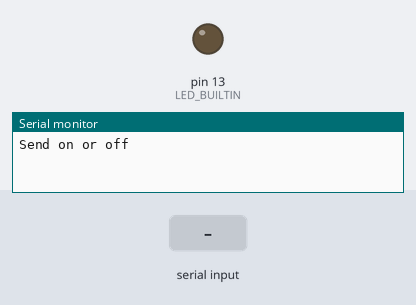
The sketch below on a simulated Arduino Nano, built with avr-gcc and run on an emulated ATmega328P. On the bench: output pins drawn as LEDs (lit = HIGH), the last lines printed to the serial monitor. The inputs (shaded band) are chosen by the test bench.

Above: at 1.2 s.
1.3 s: "on\n" received over Serial
At 1.8 s:
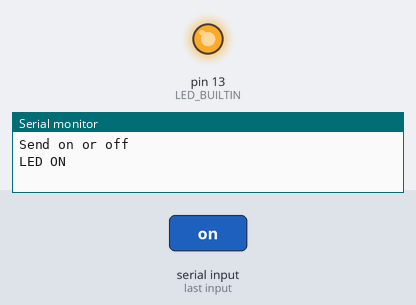
2.8 s: "off\n" received over Serial
At 4.1 s:
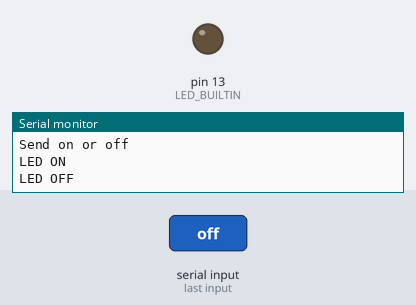
Timing chart, 0 to 5.8 s (numbered marks = the images above; inputs shaded):
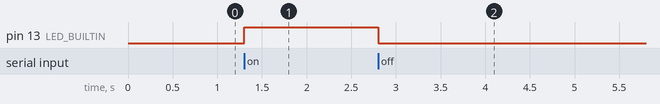

The sketch:

Conditions.ino
```cpp
/*
  EXAMPLE: Control the built-in LED with "on" and "off".

  Board: classic Arduino Nano. No extra components are needed.

  Open Serial Monitor and select:
    Baud rate:   9600
    Line ending: Newline

  Type a command and press Send:
    on  -> the LED turns on.  Serial Monitor shows LED ON.
    off -> the LED turns off. Serial Monitor shows LED OFF.
    ?   -> Serial Monitor shows UNKNOWN COMMAND.
           The LED stays in its current state.
*/

void setup() {
  // Arduino runs setup() once when the board starts or resets.
  // LED_BUILTIN is the name of the pin connected to the built-in LED.
  // OUTPUT lets the sketch set that pin to HIGH or LOW.
  pinMode(LED_BUILTIN, OUTPUT);

  // On a classic Nano, LOW turns the built-in LED off.
  // Start with the LED off.
  digitalWrite(LED_BUILTIN, LOW);

  // Start Serial at 9600 baud. Use the same setting in Serial Monitor.
  Serial.begin(9600);
  Serial.println("Send on or off");
}

void loop() {
  // Arduino calls loop() repeatedly after setup() finishes.
  // Serial.available() tells us how many received bytes are ready to read.
  // If the answer is zero, return ends this pass through loop().
  // Arduino will call loop() again and check for data again.
  if (Serial.available() == 0) {
    return;
  }

  // String holds text. With Newline selected, Serial Monitor sends
  // a newline character ('\n') after the word when you press Send.
  // readStringUntil() reads the text up to that character.
  // If the newline does not arrive, the read can wait for its timeout.
  String command = Serial.readStringUntil('\n');

  // Remove spaces and other whitespace at the start and end.
  // For example, " on " becomes "on". Letter case stays the same.
  command.trim();

  // int holds a whole number. We use three numbers as internal codes:
  //   0 means unknown command.
  //   1 means turn the LED on.
  //   2 means turn the LED off.
  // You type words in Serial Monitor. The sketch chooses the number.
  int action;

  // Two equals signs (==) compare values and give true or false.
  // A single equals sign (=) stores a value in a variable.
  if (command == "on") {
    // The text matches "on". Store the number for turning the LED on.
    action = 1;
  } else if (command == "off") {
    // Arduino checks this condition only if the first one was false.
    action = 2;
  } else {
    // Neither word matched. Store the number for an unknown command.
    action = 0;
  }

  // switch looks at the number in action.
  // A matching case marks where execution starts.
  switch (action) {
    case 1:
      // HIGH turns the built-in LED on.
      digitalWrite(LED_BUILTIN, HIGH);

      // break exits the switch. Without this break, execution would
      // continue into case 2 and turn the LED right back off.
      break;

    case 2:
      // LOW turns the built-in LED off.
      digitalWrite(LED_BUILTIN, LOW);
      break;

    default:
      // default runs here when neither numbered case matches.
      // Print the error without changing the LED.
      Serial.println("UNKNOWN COMMAND");

      // Unlike break above, return ends this whole pass through loop().
      // That skips the LED status message below.
      return;
  }

  // A valid command reaches this part after break exits the switch.
  // digitalRead() reads the logic level at the LED pin.
  // if / else lets us print one message for HIGH and one for LOW.
  if (digitalRead(LED_BUILTIN) == HIGH) {
    Serial.println("LED ON");
  } else {
    Serial.println("LED OFF");
  }
}
```

Measured:
- after the input at 1.3 s, pin 13 (LED_BUILTIN): LOW → HIGH at once
- after the input at 2.8 s, pin 13 (LED_BUILTIN): HIGH → LOW at once
